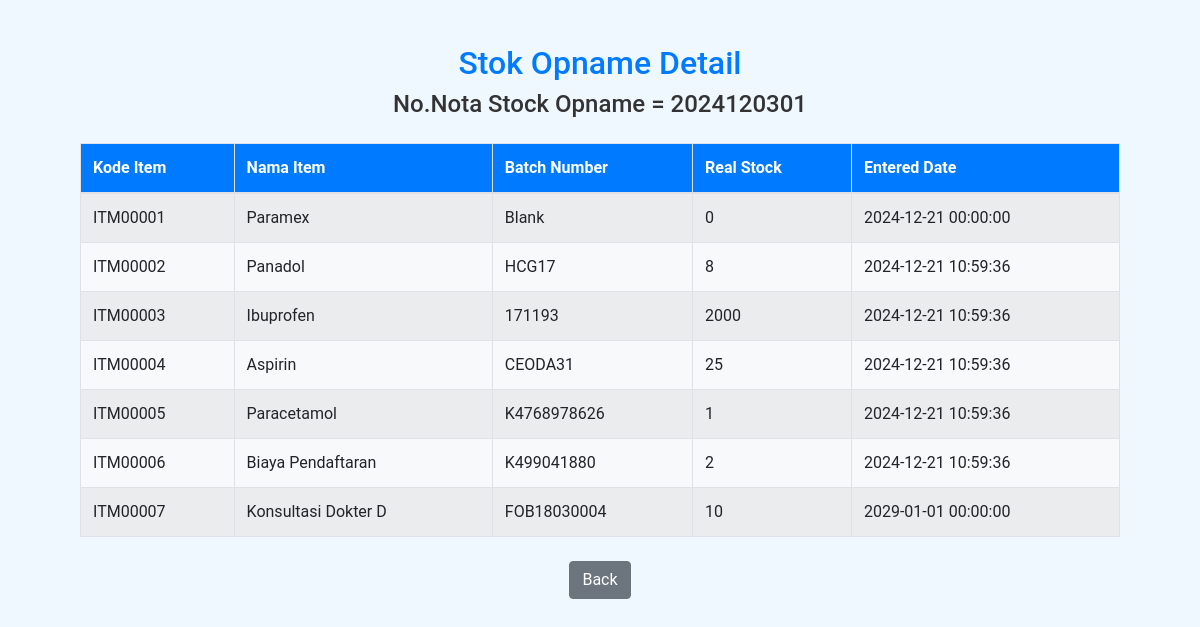
The page /stok_opname/stokopnamedetail.php?NoTransaksi=2024120301 on the database its author committed.
### tables this page shows
CREATE TABLE `stockopnamedetail` (
  `NoLine` int(11) NOT NULL,
  `PartnerKey` int(11) DEFAULT NULL,
  `NoTransaksi` int(11) DEFAULT NULL,
  `KodeItem` varchar(100) DEFAULT NULL,
  `BatchNumber` varchar(50) DEFAULT NULL,
  `ExpiredDate` date DEFAULT NULL,
  `RealStock` int(11) DEFAULT NULL,
  `EnteredBy` varchar(20) NOT NULL,
  `EnteredDate` datetime DEFAULT NULL,
  `UpdateBy` varchar(20) NOT NULL,
  `UpdateDate` datetime(6) DEFAULT NULL,
  `IdKlasifikasi` int(11) DEFAULT NULL,
  `ReffNoTransaksi` varchar(100) DEFAULT NULL
);

CREATE TABLE `itemmaster` (
  `KodeItem` varchar(100) NOT NULL,
  `PatnerKey` varchar(10) NOT NULL,
  `NamaItem` varchar(100) NOT NULL,
  `ItemTypeKey` varchar(100) NOT NULL,
  `HargaHNA` int(10) NOT NULL,
  `AttributeName` varchar(100) NOT NULL,
  `SatuanStok` varchar(100) NOT NULL,
  `ProductClassKey` int(10) NOT NULL,
  `ItemGroupKey` int(10) NOT NULL,
  `ItemKey` int(10) NOT NULL,
  `IsActive` varchar(10) NOT NULL
);

### stok_opname/stokopnamedetail.php (the view, shortened to what this page needs)
<?php
    include_once("../koneksi.php");
    $NoTransaksi=$_GET['NoTransaksi'];
    $result = mysqli_query($mysqli,
    "SELECT
    stockopnamedetail.NoLine, stockopnamedetail.NoTransaksi, stockopnamedetail.KodeItem,
    itemmaster.NamaItem, stockopnamedetail.BatchNumber, stockopnamedetail.ExpiredDate,
    stockopnamedetail.RealStock, stockopnamedetail.EnteredBy, stockopnamedetail.EnteredDate,
    stockopnamedetail.UpdateBy, stockopnamedetail.UpdateDate, stockopnamedetail.IdKlasifikasi,
    stockopnamedetail.ReffNoTransaksi
    FROM
    stockopnamedetail, itemmaster
    where
    stockopnamedetail.NoTransaksi = '$NoTransaksi' AND stockopnamedetail.KodeItem = itemmaster.KodeItem");
?>
<!DOCTYPE html>
<html lang="en">
<head>
    <link rel="stylesheet" href="../assets/bootstrap-4.6.2/css/bootstrap.min.css">
    <link rel="stylesheet" href="../assets/style.css">
</head>
<body>
    <div class="container mt-4">
        <h2 class="text-center text-primary">Stok Opname Detail</h2>
        <h4 class="text-center"><?php echo "No.Nota Stock Opname = $NoTransaksi"; ?></h4>
        <table class="table table-striped table-bordered mt-4">
            <thead class="bg-primary text-white">
                <tr>
                    <th>Kode Item</th>
                    <th>Nama Item</th>
                    <th>Batch Number</th>
                    <th>Real Stock </th>
                    <th>Entered Date</th>
                </tr>
            </thead>
            <tbody class="bg-light">
                <?php
                while ($stockopnamedetail = mysqli_fetch_array($result)) {
                    echo "<tr>";
                    echo "<td>" . $stockopnamedetail['KodeItem'] . "</td>";
                    echo "<td>" . $stockopnamedetail['NamaItem'] . "</td>";
                    echo "<td>" . $stockopnamedetail['BatchNumber'] . "</td>";
                    echo "<td>" . $stockopnamedetail['RealStock'] . "</td>";
                    echo "<td>" . $stockopnamedetail['EnteredDate'] . "</td>";
                    echo "</tr>";
                }
                ?>
            </tbody>
        </table>
        <div class="text-center mt-4">
            <a href="index.php" class="btn btn-secondary">Back</a>
        </div>
    </div>
</body>
</html>

### assets/style.css (style rules this page uses)
body { font-family: 'Roboto', sans-serif; margin: 0; padding: 0; background-color: #f0f8ff; color: #333; }
.container { width: 90%; max-width: 1200px; margin: 0 auto; padding: 20px; }

### rows shown on the page
stockopnamedetail: KodeItem "ITM00001", KodeItem.NamaItem "Paramex", BatchNumber "Blank", RealStock "0", EnteredDate "2024-12-21 00:00:00"
stockopnamedetail: KodeItem "ITM00002", KodeItem.NamaItem "Panadol", BatchNumber "HCG17", RealStock "8", EnteredDate "2024-12-21 10:59:36"
stockopnamedetail: KodeItem "ITM00003", KodeItem.NamaItem "Ibuprofen", BatchNumber "171193", RealStock "2000", EnteredDate "2024-12-21 10:59:36"
stockopnamedetail: KodeItem "ITM00004", KodeItem.NamaItem "Aspirin", BatchNumber "CEODA31", RealStock "25", EnteredDate "2024-12-21 10:59:36"
stockopnamedetail: KodeItem "ITM00005", KodeItem.NamaItem "Paracetamol", BatchNumber "K4768978626", RealStock "1", EnteredDate "2024-12-21 10:59:36"
stockopnamedetail: KodeItem "ITM00006", KodeItem.NamaItem "Biaya Pendaftaran", BatchNumber "K499041880", RealStock "2", EnteredDate "2024-12-21 10:59:36"
stockopnamedetail: KodeItem "ITM00007", KodeItem.NamaItem "Konsultasi Dokter D", BatchNumber "FOB18030004", RealStock "10", EnteredDate "2029-01-01 00:00:00"

### other values the page prints
$NoTransaksi "2024120301"
